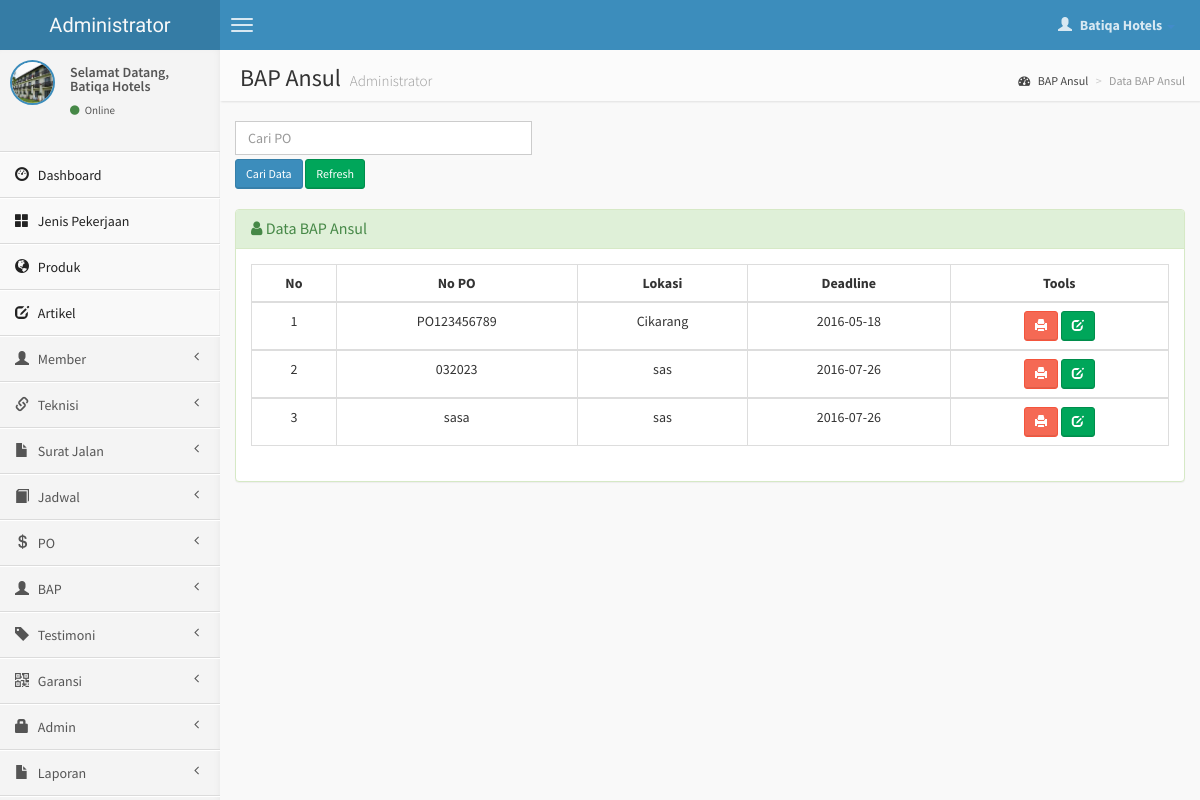
Screenshot of /admin/po-ansul.php (signed in) with the database file from the repository.
### tables this page shows
CREATE TABLE `po` (
  `id_order` int(10) NOT NULL,
  `no_po` varchar(30) NOT NULL,
  `id_jenis` int(4) NOT NULL,
  `id_member` int(4) NOT NULL,
  `lokasi` varchar(200) NOT NULL,
  `rincian` varchar(600) NOT NULL,
  `unit` varchar(10) NOT NULL,
  `qty` varchar(10) NOT NULL,
  `harga` int(11) NOT NULL,
  `tgl_order` date NOT NULL,
  `tgl_selesai` date NOT NULL,
  `status` varchar(15) NOT NULL
);

### admin/po-ansul.php (the view, shortened to what this page needs)
<?php
if (empty($_SESSION['username'])){
	header('location:../index.php');
} else {
?>
<!DOCTYPE html>
<html>
    <head>
        <link href="../dist/css/bootstrap.css" rel="stylesheet" type="text/css" />
        <link href="//cdnjs.cloudflare.com/ajax/libs/font-awesome/4.1.0/css/font-awesome.min.css" rel="stylesheet" type="text/css" />
        <link href="//code.ionicframework.com/ionicons/1.5.2/css/ionicons.min.css" rel="stylesheet" type="text/css" />
        <link href="../css/morris/morris.css" rel="stylesheet" type="text/css" />
        <link href="../css/jvectormap/jquery-jvectormap-1.2.2.css" rel="stylesheet" type="text/css" />
        <link href="../css/datepicker/datepicker3.css" rel="stylesheet" type="text/css" />
        <link href="../css/daterangepicker/daterangepicker-bs3.css" rel="stylesheet" type="text/css" />
        <link href="../css/bootstrap-wysihtml5/bootstrap3-wysihtml5.min.css" rel="stylesheet" type="text/css" />
        <link href="../css/AdminLTE.css" rel="stylesheet" type="text/css" />
        <link rel="stylesheet" href="datatables/dataTables.bootstrap.css"/>
    </head>
    <body class="skin-blue">
        <header class="header">
            <a href="index.php" class="logo">
                Administrator
            </a>
            <nav class="navbar navbar-static-top" role="navigation">
                <a href="#" class="navbar-btn sidebar-toggle" data-toggle="offcanvas" role="button">
                    <span class="icon-bar"></span>
                    <span class="icon-bar"></span>
                    <span class="icon-bar"></span>
                </a>
                <div class="navbar-right">
                    <ul class="nav navbar-nav">
                        <li class="dropdown user user-menu">
                            <a href="#" class="dropdown-toggle" data-toggle="dropdown">
                                <i class="glyphicon glyphicon-user"></i>
                                <span><?php echo $_SESSION['fullname']; ?> <i class="caret"></i></span>
                            </a>
<?php } ?>
                        </li>
                    </ul>
                </div>
            </nav>
        </header>
        <div class="wrapper row-offcanvas row-offcanvas-left">
            <aside class="left-side sidebar-offcanvas">
                <section class="sidebar">
                    <div class="user-panel">
                        <div class="pull-left image">
                            <img src="<?php echo $_SESSION['gambar']; ?>" class="img-circle" alt="User Image" style="border: 2px solid #3C8DBC;" />
                        </div>
                        <div class="pull-left info">
                            <p>Selamat Datang,<br /><?php echo $_SESSION['fullname']; ?></p>
                            <a href="#"><i class="fa fa-circle text-success"></i> Online</a>
                        </div>
                    </div>
                    <?php include "menu.php"; ?>
                </section>
            </aside>
            <aside class="right-side">
                <section class="content-header">
                    <h1>
                        BAP Ansul
                        <small>Administrator</small>
                    </h1>
                    <ol class="breadcrumb">
                        <li><a href="#"><i class="fa fa-dashboard"></i> BAP Ansul</a></li>
                        <li class="active">Data BAP Ansul</li>
                    </ol>
                </section>
                <section class="content">
                    <div class="row">
              <div class="col-lg-4">
              <form action='po-ansul.php' method="POST">
	       <input type='text' class="form-control" style="margin-bottom: 4px;" name='qcari' placeholder='Cari PO ' required />
           <input type='submit' value='Cari Data' class="btn btn-sm btn-primary" /> <a href='po-ansul.php' class="btn btn-sm btn-success" >Refresh</i></a>
          	</div>
              </div>
                    <br />
                    <div class="row">
                        <div class="col-lg-12">
                    <div class="panel panel-success">
                        <div class="panel-heading">
                        <h3 class="panel-title"><i class="fa fa-user"></i> Data BAP Ansul </h3>
                        </div>
                        <div class="panel-body">
                    <?php
                    $a=1;
                    $b=2;
                    $query1="select * from po where id_jenis like '%$a%'
	               or id_jenis like '%$b%'";
                    $tampil=mysqli_query($koneksi, $query1) or die(mysqli_error());
                    ?>
                  <table id="example" class="table table-hover table-bordered">
                  <thead>
                      <tr>
                        <th><center>No </center></th>
                        <th><center>No PO </center></th>
                        <th><center>Lokasi</center></th>
                        <th><center>Deadline</center></th>
                        <th><center>Tools</center></th>
                      </tr>
                  </thead>
                     <?php
                     $no=0;
                     while($data=mysqli_fetch_array($tampil))
                    { $no++; ?>
                    <tbody>
                    <tr>
                    <td><center><?php echo $no; ?></center></td>
                    <td><center><?php echo $data['no_po'];?></center></td>
                    <td><center><?php echo $data['lokasi'];?></center></td>
                    <td><center><?php echo $data['tgl_selesai'];?></center></td>
                    <td><center><div id="thanks"><a class="btn btn-sm btn-danger" data-placement="bottom" data-toggle="tooltip" title="Print BAP" href="detail-ansul.php?hal=edit&kd=<?php echo $data['no_po'];?>"><span class="glyphicon glyphicon-print"></span></a>
                    <a class="btn btn-sm btn-success" data-placement="bottom" data-toggle="tooltip" title="Input BAP" href="input-bap.php?hal=edit&kd=<?php echo $data['no_po'];?>"><span class="glyphicon glyphicon-edit"></span></a></center></td></tr></div>
                 <?php
              }
              ?>
              </div>
              </div>
    </body>
</html>

### rows the page displays
po: no_po "PO123456789", lokasi "Cikarang", tgl_selesai "2016-05-18"
po: no_po "032023", lokasi "sas", tgl_selesai "2016-07-26"
po: no_po "sasa", lokasi "sas", tgl_selesai "2016-07-26"

### other values shown
$_SESSION['fullname'] "Batiqa Hotels"
